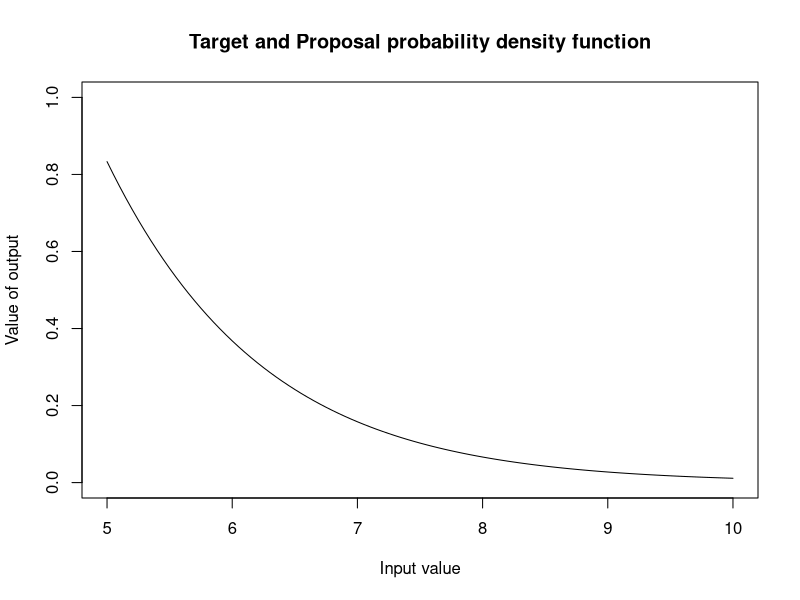
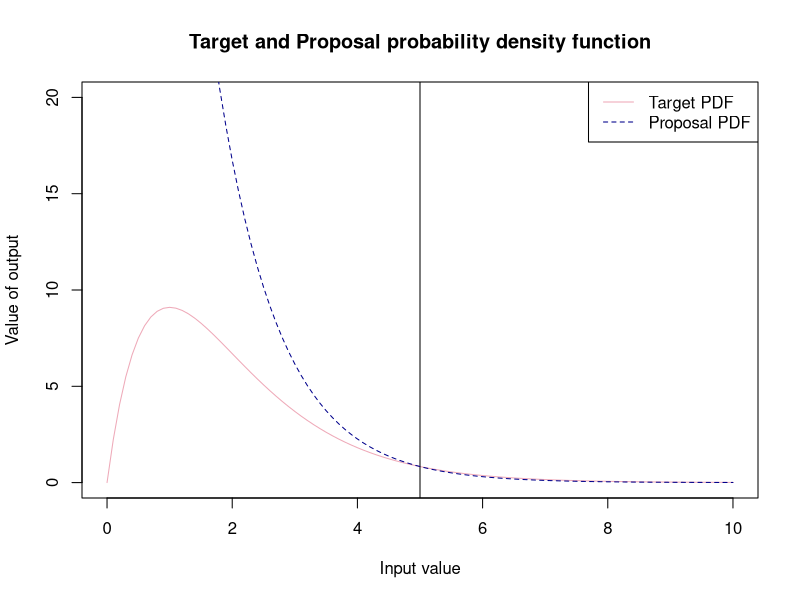
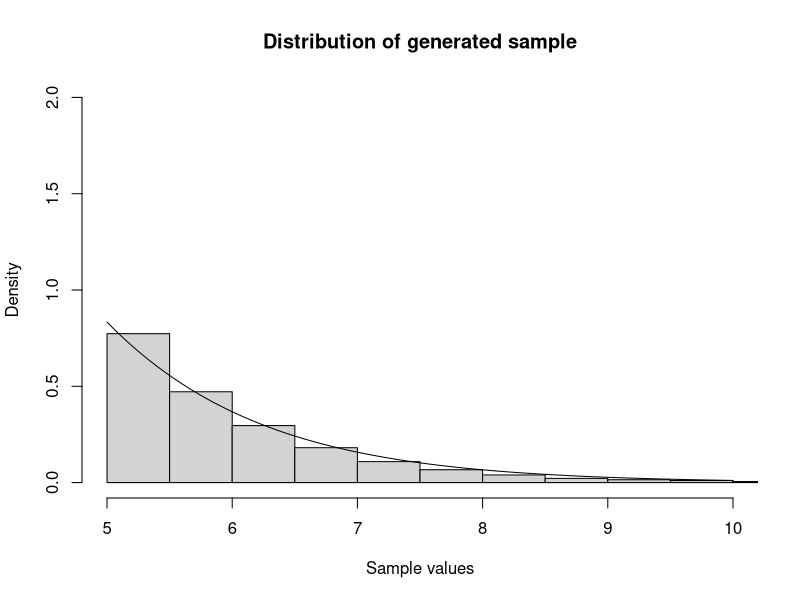
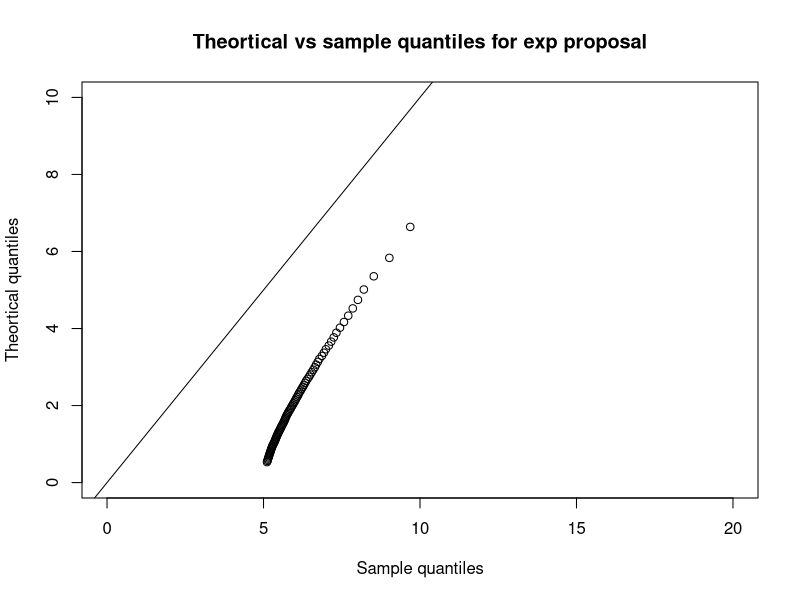

Here is the R script that generated these plots, in order: (Note: this script raises an error after producing the figures.)
#-----------------------------------#
#-REJECTION SAMPLING - Gamma(2,1) --#----
#-----------------------------------#
#Defining our target pdf(density function to sample from) --------------------------
target_pdf<-function(x){
  ifelse(x >= 5, (x*exp(-x))/(6*exp(-5)), 0) # to incorporate bounds
}

target_pdf_graphical<-function(x){
   (x*exp(-x))/(6*exp(-5))  # plotting the whole function  
}

#--------------------------------#
#--EXPONENTIAL PROPOSAL----------#----
#-------------------------------#
#Defining proposal pdf number generator(density that we easily sample from to use to accept or reject)--
exp_generator<- function(x){
  y <- rexp(1)     # generate a sample from exponential where lambda = 1
  ifelse(y>=5,y,0) # accept and return value of greater than or equal to 5
}

exp_graphical<- function(x){
  exp(-x) # plotting exponential proposal
}

# Graphing our target  and proposal probability density functions 
M <- ((5*exp(-5))/(6*exp(-5)))/(exp(-5)) # max point of both is x = 5

# PDF within bounds we consider x within (5,10)
curve(target_pdf(x), from = 5, to = 10, 
      xlab = "Input value",
      ylab = "Value of output",
      main = "Target and Proposal probability density function", col = "black", ylim = c(0,1))

# PDF compared to exp across greater range x within (0,10)
curve(target_pdf_graphical(x), from = 0, to = 10, 
      xlab = "Input value",
      ylab = "Value of output",
      main = "Target and Proposal probability density function", col = "pink2", ylim = c(0,20))
abline(v = 5)

curve( M * exp_graphical(x), from = 0, to = 10,
      xlab = "Input value",
      ylab = "Output value",
      main = "Proposal probability density funtion", add= T ,col = "blue4", lty = 2)
legend("topright", legend = c("Target PDF", "Proposal PDF"), 
       col = c("pink2", "blue4"), lty = c(1, 2))

#Rejection Sampling function -----------------------------------------------------
set.seed(123)
exp_acc_rej<-function(){
  
  set.seed(123)
  n<-5000
  sample_y<-numeric(n)
  number <- 0
  count<-0
  total_sample <-numeric(0)
  
  while(count<n) {
   
    #generated sample from proposal 
    y <- exp_generator()
    #uniform comparison
    u<- runif(1,0,1)
    #number of total generated samples
    number <- number + 1
    total_sample[number] <- y
    acceptance_rate <- round((length(sample_y)/ length(total_sample))*100 , digits = 3)
    
    #accept or reject criteria
    
    if( u <= target_pdf(y)/ (M * exp_graphical(y))){
    count<- count +1
    sample_y[count]<-y
    }
  }
  number_of_samples <- length(total_sample)
  text <- "Acceptance rate:"
  percent <- "%"
  output<-paste(text,acceptance_rate,percent) #combining types to have preferred output 
  list( acceptance_rate = output, samples = sample_y, no_of_samples = number_of_samples ) #list of output from this function
}


list<- exp_acc_rej()   #creating a list of the acceptance rate and valid samples 
samples_gamma <- list$samples #creating a vector of the samples 
ac_rate <- list$acceptance_rate #acceptance rate 
no_samples <-list$no_of_samples  #number of total samples 
# Graphical display of distribution of sample and pdf ------------- -----------
# Using Histogram -------------------------------------------------------------
hist(samples_gamma, freq = FALSE,
     main = "Distribution of generated sample",
     xlab = "Sample values", ylim = c(0,2), xlim =c(5,10))
curve(target_pdf(x), add = TRUE)

# QQplot ----------------------------------------------------------------------
# We will now use a QQplot 
# Quantiles of the sample data 
sample_quantiles <- quantile(samples_gamma, probs = seq(0.1,1,0.01))
theoretical_quantiles <- qgamma(p = seq(0.1,1,0.01), shape =2 , rate =1)

plot(sample_quantiles, theoretical_quantiles, xlim = c(0,20), ylim = c(0,10),
     main = "Theortical vs sample quantiles for exp proposal",
     ylab = "Theortical quantiles",
     xlab = "Sample quantiles")

abline(a= 0, b = 1)

# Conclusion
# We can see that using en exponential(1) is very inefficient as most values are that we generate are 
# Exp(1) is very inefficient - generates many values to get sample size = 5000 
# Mean of exp = 1, mean of gamma = 2 so our QQ-plot shows mean of exp < mean of gamma 
# We can look into being more efficient 

#--------------------------------#
#--CAUCHY PROPOSAL--------------#----
#-------------------------------#
cauchy_generator<- function(x){
  y <- rcauchy(1, 5)
  ifelse(y>=5,y,0)
}

cauchy_graphical<- function(x){
  (1/pi)*(1/(1+(x-5)^2))
}

curve(cauchy_proposal_graph(x), from = 0, to =10)

#Scaling factor with Cauchy proposal ------------------------------------------
M_cauchy <- ((5*exp(-5))/(6*exp(-5)))/((1/pi)*(1/(1+5^2)))

curve(target_pdf_graphical(x), from = 0, to = 10, 
      xlab = "Input value",
      ylab = "Value of output",
      main = "Target and Proposal probability density function", col = "pink2", ylim = c(0,25))
abline(v = 5)
curve( M_cauchy * cauchy_graphical(x), from = 0, to = 10,
       xlab = "Input value",
       ylab = "Output value",
       main = "Proposal probability density funtion", add= T ,col = "blue4", lty = 2)
legend("topright", legend = c("Target PDF", "Proposal PDF"), 
       col = c("pink2", "blue4"), lty = c(1, 2))

# Rejection sampling function ----------------------------------------------
set.seed(123)
rgamma_2_1_cauchy <- function(n){
  rgamma_samples <- numeric(n) # list to store accepted samples 
  total_samples <- numeric(0)  # store total sample size 
  count <- 1                  #iterate our  while loop
  pos <- 1
  # while loop that runs until we have 5000 accepted samples 
  while (count < n) {
    # random value from a uniform distribution for comparison
    u <- runif(1, 0, 1)
    # value from cauchy distribution 
    x <- cauchy_generator()
    # iterating along the list 
    pos  <- pos + 1
    total_samples[pos] <- x
    
    #number of total generated samples
    pos <- pos + 1
    total_samples[pos] <- x
    acceptance_rate <- round((length(rgamma_samples)/ length(total_samples))*100 , digits = 3)
    
    # now we can use the comparison operator to accept samples if the condition is met
    if ( u <= target_pdf(x)/(M_cauchy * cauchy_graphical(x))){
      count <- count + 1
      rgamma_samples[count] <- x
    }
    
  }
  number_of_samples <- length(total_samples)
  text <- "Acceptance rate:"
  percent <- "%"
  output<-paste(text,acceptance_rate,percent) #combining types to have preferred output 
  list( acceptance_rate = output, samples = rgamma_samples, no_of_samples = number_of_samples ) #list
}

list_cauchy <- rgamma_2_1_cauchy(5000)
gamma_samples_cauchy <- list_cauchy$samples
acc_rate_cauchy <- list_cauchy$acceptance_rate
no_samples_cauchy <- list_cauchy$no_of_samples

hist(gamma_samples_cauchy, freq = F)
curve(target_pdf(x), add = TRUE)

sample_quantiles_cauchy <- quantile(gamma_samples_cauchy, probs = seq(0.1,1,0.01))
theoretical_quantiles_cauchy <- qcauchy(p = seq(0.1,1,0.01),1,1)

plot(sample_quantiles_cauchy, theoretical_quantiles_cauchy)
abline(a= 0, b = 1)

increase_efficiency <- ((no_samples-no_samples_cauchy)/no_samples)*100

# Conclusion
# Although we have. slight improvement in efficiency, the Cauchy is still very wasteful when centered on 5
# That means we always have half of the samples being unuseable fro 5 to - infinity

#--------------------------------#
#--SHIFTED EXPONENTIAL PROPOSAL--#----
#-------------------------------#
# Now let's try a shifted exponential 
# This will be our best bet since a shifted exponential distribution has the same support as Gamma 

# Shifted exp will be centered on 5 
shift_exp_generator<- function(x){
   5 + rexp(1)     # generate a sample from exponential where lambda = 1 
}

shift_exp_graphical<- function(x){
  ifelse(x >= 5, exp(-(x-5)),0) # plotting exponential proposal
}

# we still have the max value of both graphs at x = 5
shift_M <- max(((x*exp(-x))/(6*exp(-5)))/(exp(-(x-5))))
# PDF compared to shifted exp across greater range x within (0,10)
curve(target_pdf_graphical(x), from = 5, to = 10, 
      xlab = "Input value",
      ylab = "Value of output",
      main = "Target and Proposal probability density function", col = "pink2", ylim = c(0,2))
abline(v = 5)

curve( shift_exp_graphical(x), from = 5, to = 10,
       xlab = "Input value",
       ylab = "Output value",
       main = "Proposal probability density funtion", add= T ,col = "blue4", lty = 2)
legend("topright", legend = c("Target PDF", "Proposal PDF"), 
       col = c("pink2", "blue4"), lty = c(1, 2))

#Rejection Sampling function -----------------------------------------------------
set.seed(123)
shift_exp_acc_rej<-function(){
  
  set.seed(123)
  n<-5000
  sample_y<-numeric(n)
  number <- 0
  count<-0
  total_sample <-numeric(0)
  
  while(count<n) {
    
    #generated sample from proposal 
    y <- shift_exp_generator()
    #uniform comparison
    u<- runif(1,0,1)
    #number of total generated samples
    number <- number + 1
    total_sample[number] <- y
    acceptance_rate <- round((length(sample_y)/ length(total_sample))*100 , digits = 3)
    
    #accept or reject criteria
    
    if( u <= target_pdf(y)/ (shift_exp_graphical(y))){
      count<- count +1
      sample_y[count]<-y
    }
  }
  number_of_samples <- length(total_sample)
  text <- "Acceptance rate:"
  percent <- "%"
  output<-paste(text,acceptance_rate,percent) #combining types to have preferred output 
  list( acceptance_rate = output, samples = sample_y, no_of_samples = number_of_samples ) #list of output from this function
}


shift_list<- shift_exp_acc_rej()   #creating a list of the acceptance rate and valid samples 
shift_samples_gamma <- shift_list$samples #creating a vector of the samples 
shift_ac_rate <- shift_list$acceptance_rate #acceptance rate 
shift_no_samples <-shift_list$no_of_samples  #number of total samples 
# Graphical display of distribution of sample and pdf ------------- -----------
# Using Histogram -------------------------------------------------------------
hist(shift_samples_gamma, freq = FALSE,
     main = "Distribution of generated sample",
     xlab = "Sample values", ylim = c(0,2), xlim =c(5,10))
curve(target_pdf(x), add = TRUE)

# QQplot ----------------------------------------------------------------------
# We will now use a QQplot 
# Quantiles of the sample data 
shift_sample_quantiles <- quantile(shift_samples_gamma, probs = seq(0.1,1,0.01))
shift_theoretical_quantiles <- qgamma(p = seq(0.1,1,0.01), shape =2 , rate =1)

plot(shift_sample_quantiles, shift_theoretical_quantiles, xlim = c(0,20), ylim = c(0,10),
     main = "Theortical vs sample quantiles for exp proposal",
     ylab = "Theortical quantiles",
     xlab = "Sample quantiles")

abline(a= 0, b = 1)
